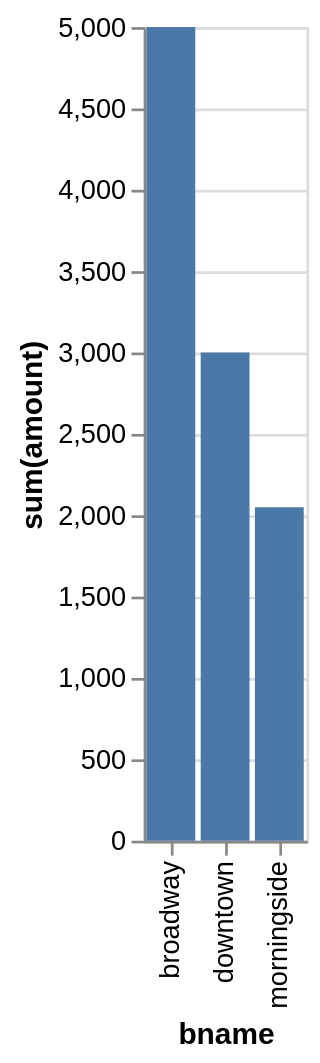

Vega-Lite specification stored for this chart:
### Vega-Lite specification from a JSON file in a GitHub repository (floating-point values rounded to 4 significant figures)
{"data": {"values": [{"x_data": "broadway", "y_data": 5000}, {"x_data": "downtown", "y_data": 3000}, {"x_data": "morningside", "y_data": 2050}]}, "mark": "bar", "encoding": {"x": {"field": "x_data", "type": "nominal", "title": "bname", "sort": "ascending"}, "y": {"field": "y_data", "type": "quantitative", "title": "sum(amount)"}}}
